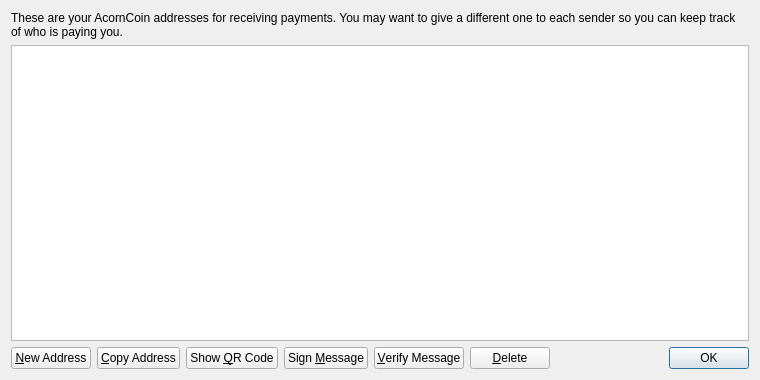
<?xml version="1.0" encoding="UTF-8"?>
<ui version="4.0">
 <class>AddressBookPage</class>
 <widget class="QWidget" name="AddressBookPage">
  <property name="geometry">
   <rect>
    <x>0</x>
    <y>0</y>
    <width>760</width>
    <height>380</height>
   </rect>
  </property>
  <property name="windowTitle">
   <string>Address Book</string>
  </property>
  <layout class="QVBoxLayout" name="verticalLayout">
   <item>
    <widget class="QLabel" name="labelExplanation">
     <property name="text">
      <string>These are your AcornCoin addresses for receiving payments. You may want to give a different one to each sender so you can keep track of who is paying you.</string>
     </property>
     <property name="textFormat">
      <enum>Qt::PlainText</enum>
     </property>
     <property name="wordWrap">
      <bool>true</bool>
     </property>
    </widget>
   </item>
   <item>
    <widget class="QTableView" name="tableView">
     <property name="contextMenuPolicy">
      <enum>Qt::CustomContextMenu</enum>
     </property>
     <property name="toolTip">
      <string>Double-click to edit address or label</string>
     </property>
     <property name="tabKeyNavigation">
      <bool>false</bool>
     </property>
     <property name="alternatingRowColors">
      <bool>true</bool>
     </property>
     <property name="selectionMode">
      <enum>QAbstractItemView::SingleSelection</enum>
     </property>
     <property name="selectionBehavior">
      <enum>QAbstractItemView::SelectRows</enum>
     </property>
     <property name="sortingEnabled">
      <bool>true</bool>
     </property>
     <attribute name="verticalHeaderVisible">
      <bool>false</bool>
     </attribute>
    </widget>
   </item>
   <item>
    <layout class="QHBoxLayout" name="horizontalLayout">
     <item>
      <widget class="QPushButton" name="newAddressButton">
       <property name="toolTip">
        <string>Create a new address</string>
       </property>
       <property name="text">
        <string>&amp;New Address</string>
       </property>
       <property name="icon">
        <iconset resource="../bitcoin.qrc">
         <normaloff>:/icons/add</normaloff>:/icons/add</iconset>
       </property>
      </widget>
     </item>
     <item>
      <widget class="QPushButton" name="copyToClipboard">
       <property name="toolTip">
        <string>Copy the currently selected address to the system clipboard</string>
       </property>
       <property name="text">
        <string>&amp;Copy Address</string>
       </property>
       <property name="icon">
        <iconset resource="../bitcoin.qrc">
         <normaloff>:/icons/editcopy</normaloff>:/icons/editcopy</iconset>
       </property>
      </widget>
     </item>
     <item>
      <widget class="QPushButton" name="showQRCode">
       <property name="text">
        <string>Show &amp;QR Code</string>
       </property>
       <property name="icon">
        <iconset resource="../bitcoin.qrc">
         <normaloff>:/icons/qrcode</normaloff>:/icons/qrcode</iconset>
       </property>
      </widget>
     </item>
     <item>
      <widget class="QPushButton" name="signMessage">
       <property name="toolTip">
        <string>Sign a message to prove you own a AcornCoin address</string>
       </property>
       <property name="text">
        <string>Sign &amp;Message</string>
       </property>
       <property name="icon">
        <iconset resource="../bitcoin.qrc">
         <normaloff>:/icons/edit</normaloff>:/icons/edit</iconset>
       </property>
      </widget>
     </item>
     <item>
      <widget class="QPushButton" name="verifyMessage">
       <property name="toolTip">
        <string>Verify a message to ensure it was signed with a specified AcornCoin address</string>
       </property>
       <property name="text">
        <string>&amp;Verify Message</string>
       </property>
       <property name="icon">
        <iconset resource="../bitcoin.qrc">
         <normaloff>:/icons/transaction_0</normaloff>:/icons/transaction_0</iconset>
       </property>
      </widget>
     </item>
     <item>
      <widget class="QPushButton" name="deleteButton">
       <property name="toolTip">
        <string>Delete the currently selected address from the list</string>
       </property>
       <property name="text">
        <string>&amp;Delete</string>
       </property>
       <property name="icon">
        <iconset resource="../bitcoin.qrc">
         <normaloff>:/icons/remove</normaloff>:/icons/remove</iconset>
       </property>
      </widget>
     </item>
     <item>
      <spacer name="horizontalSpacer">
       <property name="orientation">
        <enum>Qt::Horizontal</enum>
       </property>
       <property name="sizeHint" stdset="0">
        <size>
         <width>40</width>
         <height>20</height>
        </size>
       </property>
      </spacer>
     </item>
     <item>
      <widget class="QDialogButtonBox" name="buttonBox">
       <property name="sizePolicy">
        <sizepolicy hsizetype="Maximum" vsizetype="Fixed">
         <horstretch>0</horstretch>
         <verstretch>0</verstretch>
        </sizepolicy>
       </property>
       <property name="standardButtons">
        <set>QDialogButtonBox::Ok</set>
       </property>
      </widget>
     </item>
    </layout>
   </item>
  </layout>
 </widget>
 <resources>
  <include location="../bitcoin.qrc"/>
 </resources>
 <connections/>
</ui>
